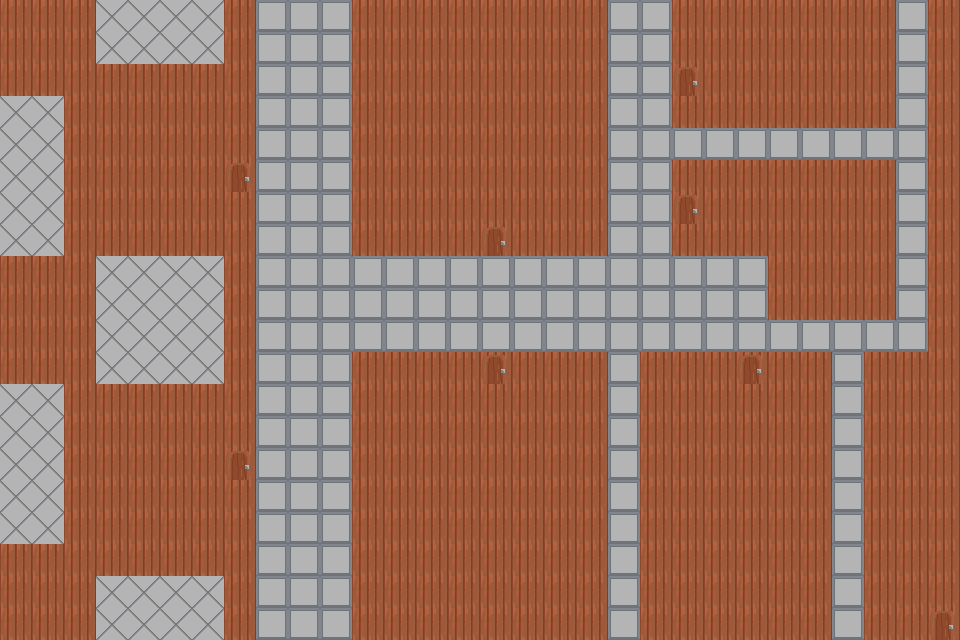

This game map was drawn from its Tiled (.tmx) file and the tilesets committed beside it. A one-line description and the full map source follow:
An orthogonal 30x20 tile map with 32x32 px tiles, 2 tile layers (Tile Layer 1, foreground), 5 tilesets.

<map version="1.10" tiledversion="1.11.2" orientation="orthogonal" renderorder="right-down" width="30" height="20" tilewidth="32" tileheight="32" infinite="0" nextlayerid="4" nextobjectid="8">
 <tileset firstgid="1" source="wooden-tile-pixilart.tsx" />
 <tileset firstgid="2" source="bathroom-tile-2.tsx" />
 <tileset firstgid="3" source="area01_level_tiles.tsx" />
 <tileset firstgid="143" source="bathroom-tile-1.tsx" />
 <tileset firstgid="144" source="Door.tsx" />
 <layer id="1" name="Tile Layer 1" width="30" height="20">
  <data encoding="csv">
1,1,1,2,2,2,2,1,1,1,143,143,1,1,1,1,1,1,1,1,1,1,1,1,1,1,1,1,143,1,
1,1,1,2,2,2,2,1,1,1,143,143,1,1,1,1,1,1,1,1,1,1,1,1,1,1,1,1,143,1,
1,1,1,1,1,1,1,1,1,1,143,143,1,1,1,1,1,1,1,1,1,1,1,1,1,1,1,1,143,1,
2,2,1,1,1,1,1,1,1,1,143,143,1,1,1,1,1,1,1,1,1,1,1,1,1,1,1,1,143,1,
2,2,1,1,1,1,1,1,1,1,143,143,1,1,1,1,1,1,1,1,1,1,1,1,1,1,1,1,143,1,
2,2,1,1,1,1,1,1,1,1,143,143,1,1,1,1,1,1,1,1,1,1,1,1,1,1,1,1,143,1,
2,2,1,1,1,1,1,1,1,1,143,143,1,1,1,1,1,1,1,1,1,1,1,1,1,1,1,1,143,1,
2,2,1,1,1,1,1,1,1,1,143,143,1,1,1,1,1,1,1,1,1,1,1,1,1,1,1,1,143,1,
1,1,1,2,2,2,2,1,1,1,143,143,143,143,143,143,143,143,143,143,143,143,143,143,1,1,1,1,143,1,
1,1,1,2,2,2,2,1,1,1,143,143,1,1,1,1,1,1,1,1,1,1,1,143,1,1,1,1,143,1,
1,1,1,2,2,2,2,1,1,1,143,143,1,1,1,1,1,1,1,1,1,1,1,143,143,143,143,143,143,143,
1,1,1,2,2,2,2,1,1,1,143,143,1,1,1,1,1,1,1,1,1,1,1,1,1,1,143,1,1,1,
2,2,1,1,1,1,1,1,1,1,143,143,1,1,1,1,1,1,1,1,1,1,1,1,1,1,143,1,1,1,
2,2,1,1,1,1,1,1,1,1,143,143,1,1,1,1,1,1,1,1,1,1,1,1,1,1,143,1,1,1,
2,2,1,1,1,1,1,1,1,1,143,143,1,1,1,1,1,1,1,1,1,1,1,1,1,1,143,1,1,1,
2,2,1,1,1,1,1,1,1,1,143,143,1,1,1,1,1,1,1,1,1,1,1,1,1,1,143,1,1,1,
2,2,1,1,1,1,1,1,1,1,143,143,1,1,1,1,1,1,1,1,1,1,1,1,1,1,143,1,1,1,
1,1,1,1,1,1,1,1,1,1,143,143,1,1,1,1,1,1,1,1,1,1,1,1,1,1,143,1,1,1,
1,1,1,2,2,2,2,1,1,1,143,143,1,1,1,1,1,1,1,1,1,1,1,1,1,1,143,1,1,1,
1,1,1,2,2,2,2,1,1,1,143,143,1,1,1,1,1,1,1,1,1,1,1,1,1,1,143,1,1,1
</data>
 </layer>
 <layer id="3" name="foreground" width="30" height="20">
  <data encoding="csv">
0,0,0,0,0,0,0,0,143,143,143,1,0,0,0,0,0,0,0,143,143,0,0,0,0,0,0,0,0,0,
0,0,0,0,0,0,0,0,143,143,143,1,0,0,0,0,0,0,0,143,143,0,0,0,0,0,0,0,0,0,
0,0,0,0,0,0,0,0,143,143,143,1,0,0,0,0,0,0,0,143,143,144,0,0,0,0,0,0,0,0,
0,0,0,0,0,0,0,0,143,143,143,1,0,0,0,0,0,0,0,143,143,0,0,0,0,0,0,0,0,0,
0,0,0,0,0,0,0,0,143,143,143,1,0,0,0,0,0,0,0,143,143,143,143,143,143,143,143,143,143,0,
0,0,0,0,0,0,0,144,143,143,143,1,0,0,0,0,0,0,0,143,143,0,0,0,0,0,0,0,0,0,
0,0,0,0,0,0,0,0,143,143,143,1,0,0,0,0,0,0,0,143,143,144,0,0,0,0,0,0,0,0,
0,0,0,0,0,0,0,0,143,143,143,1,0,0,0,144,0,0,0,143,143,0,0,0,0,0,0,0,0,0,
0,0,0,0,0,0,0,0,143,143,143,0,0,0,0,0,0,0,0,0,0,0,0,0,0,0,0,0,0,0,
0,0,0,0,0,0,0,0,143,143,143,143,143,143,143,143,143,143,143,143,143,143,143,0,0,0,0,0,0,0,
0,0,0,0,0,0,0,0,143,143,143,143,143,143,143,143,143,143,143,143,143,143,143,0,0,0,0,0,0,1,
0,0,0,0,0,0,0,0,143,143,143,1,1,1,1,144,0,0,0,143,0,0,0,144,0,0,0,0,0,0,
0,0,0,0,0,0,0,0,143,143,143,1,1,1,1,0,0,0,0,143,0,0,0,0,0,0,0,0,0,0,
0,0,0,0,0,0,0,0,143,143,143,1,1,1,1,0,0,0,0,143,0,0,0,0,0,0,0,0,0,0,
0,0,0,0,0,0,0,144,143,143,143,1,1,1,1,0,0,0,0,143,0,0,0,0,0,0,0,0,0,0,
0,0,0,0,0,0,0,0,143,143,143,1,1,1,1,0,0,0,0,143,0,0,0,0,0,0,0,0,0,0,
0,0,0,0,0,0,0,0,143,143,143,1,1,1,1,0,0,0,0,143,0,0,0,0,0,0,0,0,0,0,
0,0,0,0,0,0,0,0,143,143,143,1,1,1,1,0,0,0,0,143,0,0,0,0,0,0,0,0,0,0,
0,0,0,0,0,0,0,0,143,143,143,1,1,1,1,0,0,0,0,143,0,0,0,0,0,0,0,0,0,0,
0,0,0,0,0,0,0,0,143,143,143,1,1,1,1,0,0,0,0,143,0,0,0,0,0,0,0,0,0,144
</data>
 </layer>
 <objectgroup id="2" name="Collision" />
</map>
